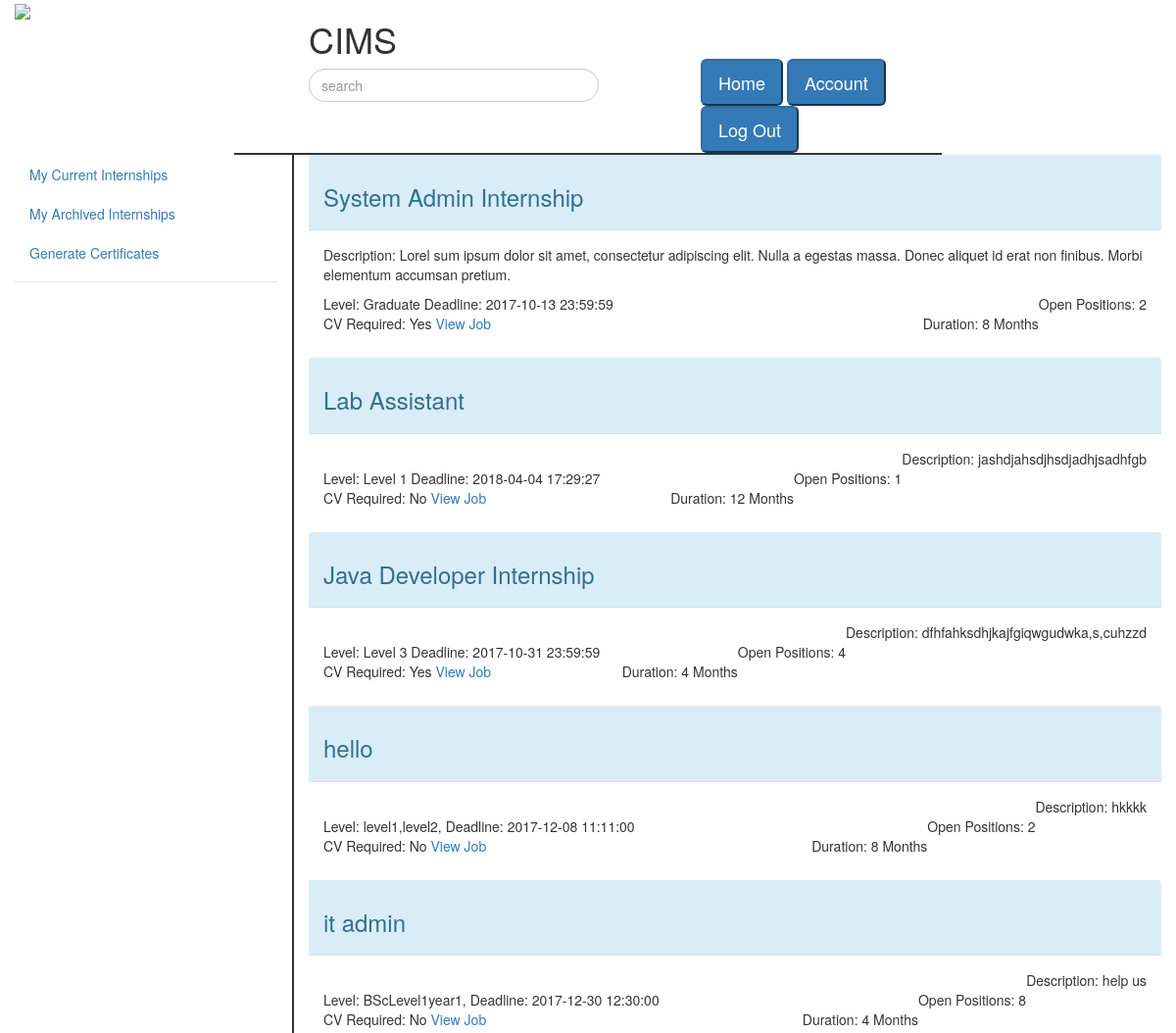
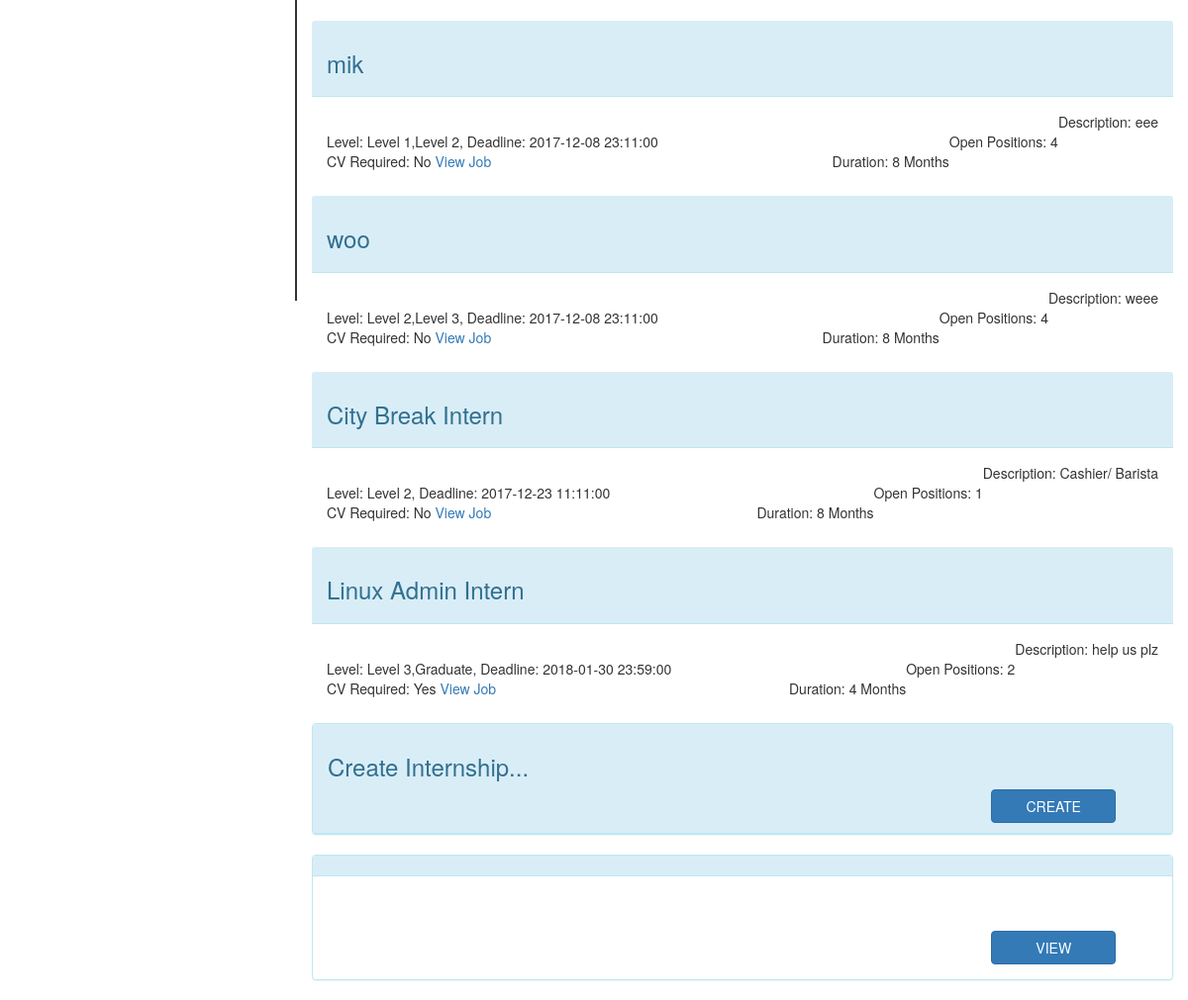
Screenshot of /lecturer.php with the database file from the repository (2 pictures, top to bottom).
### tables this page shows
CREATE TABLE `internships` (
  `internship_Id` int(11) NOT NULL COMMENT 'this identifies the individual listing',
  `poster_Id` int(11) NOT NULL COMMENT 'this is foreign key to a lecturer''s id',
  `title` varchar(120) NOT NULL,
  `description` varchar(1000) NOT NULL,
  `datetime` datetime NOT NULL,
  `internship_Level` varchar(100) NOT NULL,
  `CV` tinyint(1) NOT NULL,
  `open_Positions` int(11) NOT NULL,
  `duration` int(11) NOT NULL
);

### lecturer.php (the view, shortened to what this page needs)
<?php
include 'dbh.php';
?>
<!DOCTYPE html>
<html>
<head>
	<link rel="stylesheet" href="https://maxcdn.bootstrapcdn.com/bootstrap/3.3.7/css/bootstrap.min.css">
	<link href="bootstrap.css" rel="stylesheet">
	<link href="style.css" rel="stylesheet">
</head>
<body>
	<div class="container-fluid">
		<div class = "row" >
			<div class = "col-xs-3 col-sm-3 col-md-3 col-lg-3">
				<img src="images/logo_city.png" >
			</div>
			<div class = "col-xs-4 col-sm-4 col-md-4 col-lg-4">
				<h1 class="thick-heading"> CIMS</h1>
				<form role="form">
					<input type="text" id="search" class="form-control" placeholder="search "
					style="display: inline-block; width: 80%;border-radius:20px">
				</form>
			</div>
			<div class = "col-xs-3 col-sm-3 col-md-5 col-lg-3">
				<br><br><br>
				<ul class = "nav navbar-nav">
					<a href="lecturer.php"><button class="btn-primary btn-lg"> Home</button></a>
					<a href="myAccount.php"><button class="btn-primary btn-lg"> Account</button></a>
					<a href="includes/logout_inc.php"><button class="btn-primary btn-lg"> Log Out</button></a>
				</ul>
			</div>
		</div>
		<hr>
		<div class = "row">
			<div class = "col-xs-3 col-sm-3 col-md-3 col-lg-3 " style="border-right: solid; border-right-width: 2px; height: 1200px">
						<nav class="nav-sidebar">
							<ul class="nav">
								<li><a href="myCurrentListings.php">My Current Internships</a></li>
								<li><a href="myPastListings.php">My Archived Internships</a></li>
								<li><a href="generatecertificate.html">Generate Certificates</a></li>
								<li class="nav-divider"></li>
							</ul>
						</nav>
				</div>
		<div class = "col-xs-9 col-sm-9 col-md-9 col-lg-9">
		<?php
		$sql="SELECT * FROM internships";
 		$result = mysqli_query($conn, $sql);
		    while($row = mysqli_fetch_array($result))
            {
                if($row['CV']==1) {
                    $msg = "Yes";
                }
                else {
                    $msg = "No";
                }
                echo "<div class=\"panel-info\"><div class=\"panel-heading\"><h3>{$row['title']}</h3></div><div class=\"panel-body\"><p>Description: ".$row['description']."</p><br>"."Level: ".$row['internship_Level']."<p>Open Positions: ".$row['open_Positions']."</p>"." Deadline: ".$row['datetime']."<br><p> Duration: ".$row['duration']." Months</p>"."CV Required: $msg <a href='viewInternship.php?id=".$row['internship_Id']."'>View Job</a> </div></div>";
				}
?>
				<div class="panel panel-info">
				      <div class="panel-heading">
				      	<h3>Create Internship...</h3>
				      	<a href="createinternship.html"><button class="btn btn-primary" type="submit" style="width: 15%;margin-left: 80%">CREATE</button></a>
				      </div>
    			</div>
				<div class="panel panel-info">
					<div class="panel-heading">
					</div>
					<div class="panel-body">
						<br>
						<br>
						<button class="btn btn-primary" type="submit" style="width: 15%;margin-left: 80%">VIEW</button>
					</div>
				</div>
		</div>
		</div>
	</div>
</body>
</html>

### style.css (style rules this page uses)
hr { border: solid 1px; }
hr { width: 61.6%; margin: 0 auto; }
p { float: right; }
p:nth-child(1) { float: right; }

### rows the page displays
internships: title "System Admin Internship", description "Lorel sum ipsum dolor sit amet, consectetur adipiscing elit. Nulla a egestas massa. Donec aliquet id erat non finibus. Morbi elementum accumsan pretium.", internship_Level "Graduate", open_Positions "2", datetime "2017-10-13 23:59:59", duration "8", CV "Yes"
internships: title "Lab Assistant", description "jashdjahsdjhsdjadhjsadhfgb", internship_Level "Level 1", open_Positions "1", datetime "2018-04-04 17:29:27", duration "12", CV "No"
internships: title "Java Developer Internship", description "dfhfahksdhjkajfgiqwgudwka,s,cuhzzd", internship_Level "Level 3", open_Positions "4", datetime "2017-10-31 23:59:59", duration "4", CV "Yes"
internships: title "hello", description "hkkkk", internship_Level "level1,level2,", open_Positions "2", datetime "2017-12-08 11:11:00", duration "8", CV "No"
internships: title "it admin", description "help us", internship_Level "BScLevel1year1,", open_Positions "8", datetime "2017-12-30 12:30:00", duration "4", CV "No"
internships: title "mik", description "eee", internship_Level "Level 1,Level 2,", open_Positions "4", datetime "2017-12-08 23:11:00", duration "8", CV "No"
internships: title "woo", description "weee", internship_Level "Level 2,Level 3,", open_Positions "4", datetime "2017-12-08 23:11:00", duration "8", CV "No"
internships: title "City Break Intern", description "Cashier/ Barista", internship_Level "Level 2,", open_Positions "1", datetime "2017-12-23 11:11:00", duration "8", CV "No"
internships: title "Linux Admin Intern", description "help us plz", internship_Level "Level 3,Graduate,", open_Positions "2", datetime "2018-01-30 23:59:00", duration "4", CV "Yes"
